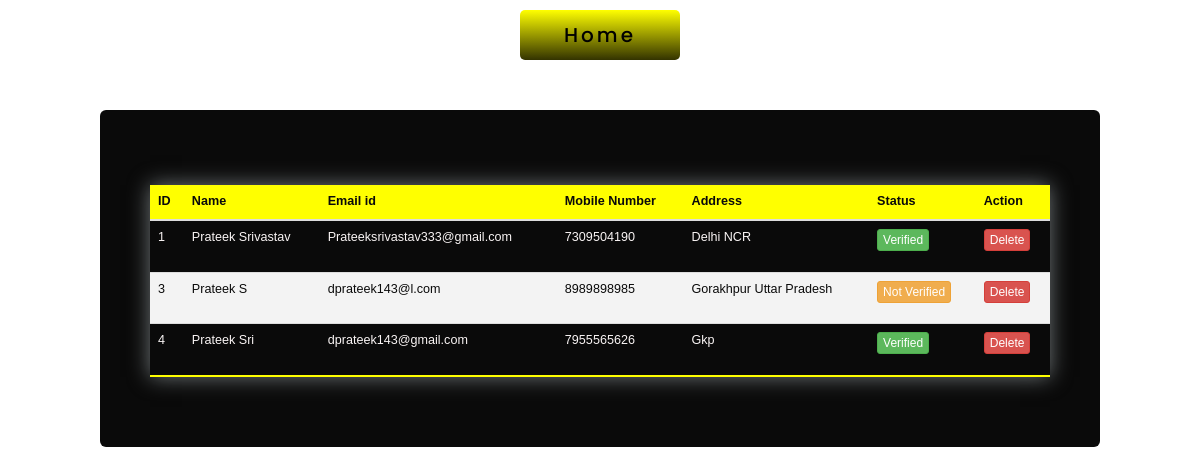
The page /view.php on the database its author committed.
### tables this page shows
CREATE TABLE `users` (
  `id` int(11) NOT NULL,
  `name` varchar(255) NOT NULL,
  `email` varchar(255) NOT NULL,
  `mobile` varchar(10) NOT NULL,
  `address` varchar(255) NOT NULL,
  `verification_code` varchar(255) NOT NULL,
  `is_verified` int(10) NOT NULL DEFAULT 0
);

### view.php (the view, shortened to what this page needs)
<?php
	$dsn = "mysql:host=localhost; dbname=task";
	$db_user = "root";
	$db_password = "";
	$conn = new PDO($dsn, $db_user, $db_password);
?>
<html>
<head>
	<link href="style.css" rel="stylesheet" type="text/css">
	<link rel="stylesheet" href="https://maxcdn.bootstrapcdn.com/bootstrap/3.4.1/css/bootstrap.min.css">
</head>
<body>
	<div class="outerV">
		<a href="index.php" style="text-decoration: none; color: black;">Home</a>
		<div class="viewDiv">
			<?php
				$sql = "SELECT * FROM users";
				$result = $conn->query($sql);
				if ($result->rowCount() > 0) {
					echo '<table class="table">';
					echo "<thead>";
					echo "<tr>";
					echo "<th>ID</th>";
					echo "<th>Name</th>";
					echo "<th>Email id</th>";
					echo "<th>Mobile Number</th>";
					echo "<th>Address</th>";
					echo "<th>Status</th>";
					echo "<th>Action</th>";
					echo "</tr>";
					echo "</thead>";
					echo "<tbody>";
					while ($row = $result->fetch(PDO::FETCH_ASSOC)) {
						echo "<tr>";
						echo "<td>" . $row["id"] . "</td>";
						echo "<td>" . $row["name"] . "</td>";
						echo "<td>" . $row["email"] . "</td>";
						echo "<td>" . $row["mobile"] . "</td>";
						echo "<td>" . $row["address"] . "</td>";
						if ($row['is_verified'] == 1) {
							echo '<td><button type="button" class="btn btn-xs btn-success" onclick="alert(\'Verified User!\')">Verified</button></td>';
						} else {
							echo '<td><button type="button" class="btn btn-xs btn-warning" onclick="alert(\'Check Email For Verification\')">Not Verified</button></td>';
						}
						echo '<td><form action="" method="POST"><input type="hidden" name="id" value="'. $row["id"] .'">
						<input type="submit" class="btn btn-xs btn-danger" name="delete" value="Delete"></form></td>';
						echo "</tr>";
					}
					echo "</tbody>";
					echo "</table>";
				}
				else {
					echo '<h4 style="color:red">No User Data Available</h4>';
				}
			?>
        </div>
    </div>
</body>
</html>

### style.css (style rules this page uses)
:root { --second-bg-color:#0a0a0a; --bg-color:#72787a; --main-color:#ffff00; --text-color:#faf5f5; }
body { background-color: var(--bg-color); }
a { display: grid; height: 50px; width: 160px; background: linear-gradient( #ffff00, #333300 ); position: justify; margin: 10px auto; left: 0; right: 0; top: 0; bottom: 0; place-items: center; font-family: "Poppins",sans-serif; color: var(--text-color); font-size: 20px; font-weight: 500; text-decoration: none; letter-spacing: 3px; border-radius: 5px; }
.outerV { height: auto; width:100%; }
.viewDiv { height:auto; width: 100%; max-height: auto; max-width: 1000px; margin:50px auto; background-color: var(--second-bg-color); position: relative; padding: 50px; border-radius: 6px; box-shadow: var(--main-color); }
.table { border-collapse: collapse; margin: 25px 0; font-size: 0.9em; font-family: sans-serif; min-width: 400px; box-shadow: 0 0 20px var(--bg-color) ; }
.table thead tr { background-color: var(--main-color); color: var(--second-bg-color); text-align: left; }
.table th, .table td { padding: 10px 10px; }
.table tbody tr { border-bottom: 1px solid red; color:var(--text-color); }
.table tbody tr:nth-of-type(even) { background-color: #f3f3f3; color: var(--second-bg-color); }
.table tbody tr:last-of-type { border-bottom: 2px solid var(--main-color); }

### rows shown on the page
users: id "1", name "Prateek Srivastav", email "Prateeksrivastav333@gmail.com", mobile "7309504190", address "Delhi NCR", is_verified "Verified"
users: id "3", name "Prateek S", email "dprateek143@l.com", mobile "8989898985", address "Gorakhpur Uttar Pradesh", is_verified "Not Verified"
users: id "4", name "Prateek Sri", email "dprateek143@gmail.com", mobile "7955565626", address "Gkp", is_verified "Verified"
